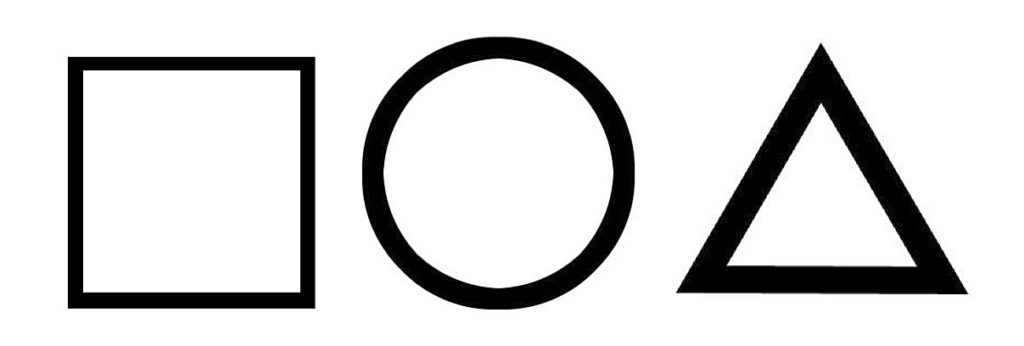
#> input picture Resources/figury.jpg, 1024 x 346 px, given in place of the camera
$ python project2.py
#> lines starting #> are read from the running program, lines starting #| are printed output that depends on the picture; after the words box and inside, x2 and y2 are one past the last pixel; in counts of white or black regions, pixels touching at a corner belong together
### stack.py
import cv2
import numpy as np


def stackImages(scale,imgArray):
    rows = len(imgArray)
    cols = len(imgArray[0])
    rowsAvailable = isinstance(imgArray[0], list)
    width = imgArray[0][0].shape[1]
    height = imgArray[0][0].shape[0]
    if rowsAvailable:
        for x in range ( 0, rows):
            for y in range(0, cols):
                if imgArray[x][y].shape[:2] == imgArray[0][0].shape [:2]:
                    imgArray[x][y] = cv2.resize(imgArray[x][y], (0, 0), None, scale, scale)
                else:
                    imgArray[x][y] = cv2.resize(imgArray[x][y], (imgArray[0][0].shape[1], imgArray[0][0].shape[0]), None, scale, scale)
                if len(imgArray[x][y].shape) == 2: imgArray[x][y]= cv2.cvtColor( imgArray[x][y], cv2.COLOR_GRAY2BGR)
        imageBlank = np.zeros((height, width, 3), np.uint8)
        hor = [imageBlank]*rows
        hor_con = [imageBlank]*rows
        for x in range(0, rows):
            hor[x] = np.hstack(imgArray[x])
        ver = np.vstack(hor)
    else:
        for x in range(0, rows):
            if imgArray[x].shape[:2] == imgArray[0].shape[:2]:
                imgArray[x] = cv2.resize(imgArray[x], (0, 0), None, scale, scale)
            else:
                imgArray[x] = cv2.resize(imgArray[x], (imgArray[0].shape[1], imgArray[0].shape[0]), None,scale, scale)
            if len(imgArray[x].shape) == 2: imgArray[x] = cv2.cvtColor(imgArray[x], cv2.COLOR_GRAY2BGR)
        hor= np.hstack(imgArray)
        ver = hor
    return ver

### project2.py
'''
detekcja dokumentow i wyswietlanie bez perspektywy
'''


import cv2
import numpy as np
from stack import stackImages


widthImg = 540
heightImg = 640
cap = cv2.VideoCapture(0)
cap.set(10, 150)


def preProcessing(img):
    imgGray = cv2.cvtColor(img, cv2.COLOR_BGR2GRAY)
    imgBlur = cv2.GaussianBlur(imgGray, (5, 5), 1)
    imgCanny = cv2.Canny(imgBlur, 200, 200)  # wyodrebnienie krawedzi na obrazie
    kernel = np.ones((5, 5))
    imgDial = cv2.dilate(imgCanny, kernel, iterations=2)  # pogrubienie krawedzi w celu polaczenia przypadkowo przerwanych krawedzi
    imgThres = cv2.erode(imgDial, kernel, iterations=1)  # pocienienie krawędzi
    return imgThres


def getContours(img):
    biggest = np.array([])
    maxArea = 0
    contours, hierarchy = cv2.findContours(img, cv2.RETR_EXTERNAL, cv2.CHAIN_APPROX_NONE)  # znajduje kontury w obrazie img, cv2.RETR_EXTERNAL - kontury ZEWNETRZNE, cv2.CHAIN_APPROX_NONE - bez aproksymacji, czyli wykorzystujemy wszystkie kontury
    for cnt in contours:
        area = cv2.contourArea(cnt)  # znalezienie obszaru zakreslonego konturami
        if area > 5000:
            # cv2.drawContours(imgContour, cnt, -1, (255, 0, 0), 3)
            peri = cv2.arcLength(cnt, True)  # wyznaczenie dlugosci krawedzi
            approx = cv2.approxPolyDP(cnt, 0.02 * peri, True)   # znalezienie narozników; True - znaczy ze szukamy krawędzi ktore sa zamknięte, nie otwarte
            if area > maxArea and len(approx) == 4:  # szukanie najwiekszego prostokatnego ksztaltu w obrazie
                biggest = approx
                maxArea = area
    cv2.drawContours(imgContour, biggest, -1, (255, 0, 0), 20)  # narysowanie konturu najwiekszego prostokatnego ksztaltu w obrazie
    return biggest


def reorder(myPoints):  # ustalenie kolejnosci wierzchołków wykrytego prostokąta tak by odpowiadała pts2 w funkcji getWarp
    myPoints = myPoints.reshape((4, 2))  # zmiana macierzy z 4x2x1 (czyli z [[[ , ]], [[ , ]], [[ , ]], [[ , ]]] na [[ , ], [ , ], [ , ], [ , ]] )
    myPointsNew = np.zeros((4, 1, 2), np.int32)  # utworzenie nowej macierzy dla wspolrzednych uporzadkowanych wierzcholkow
    add = myPoints.sum(1)  # sumuje wspolrzedne x i y kazdego punktu
    myPointsNew[0] = myPoints[np.argmin(add)]  # wyznaczenie punktu w lewym górnym rogu
    myPointsNew[3] = myPoints[np.argmax(add)]  # wyznaczenie punktu w prawym dolnym rogu
    diff = np.diff(myPoints, axis=1)  # diff oblicza roznice, (axis: 0=x, 1=y)
    myPointsNew[1] = myPoints[np.argmin(diff)]  # wyznaczenie punktu w prawym gornym rogu
    myPointsNew[2] = myPoints[np.argmax(diff)]  # wyznaczenie punktu w lewym dolnym rogu
    return myPointsNew


def getWarp(img, biggest):  # eliminowanie perspektywy
    biggest = reorder(biggest)  #
    pts1 = np.float32(biggest)  # puknty wierzcholkow wykrytego prostokąta
    pts2 = np.float32([[0, 0], [widthImg, 0], [0, heightImg], [widthImg, heightImg]])  # dokument ma miec wymiary okna
    matrix = cv2.getPerspectiveTransform(pts1, pts2)  # eliminowanie perspektywy
    imgOutput = cv2.warpPerspective(img, matrix, (widthImg, heightImg))

    imgCropped = imgOutput[20:imgOutput.shape[0] - 20, 20:imgOutput.shape[1] - 20]  # usunięcie 20 pixeli na obwodzie zeby usunac artefakty
    imgCropped = cv2.resize(imgCropped, (widthImg, heightImg))

    return imgCropped

while True:
    success, img = cap.read()
#> img is the input picture: shape (346, 1024, 3); min 0, max 255, mean 216.8
    img = cv2.resize(img, (widthImg, heightImg))
#> img: shape (640, 540, 3)
    imgContour = img.copy()

    imgThres = preProcessing(img)  # wyroznienie i poprawienie krawędzi
#> in preProcessing, `imgCanny = cv2.Canny(imgBlur, 200, 200)`:
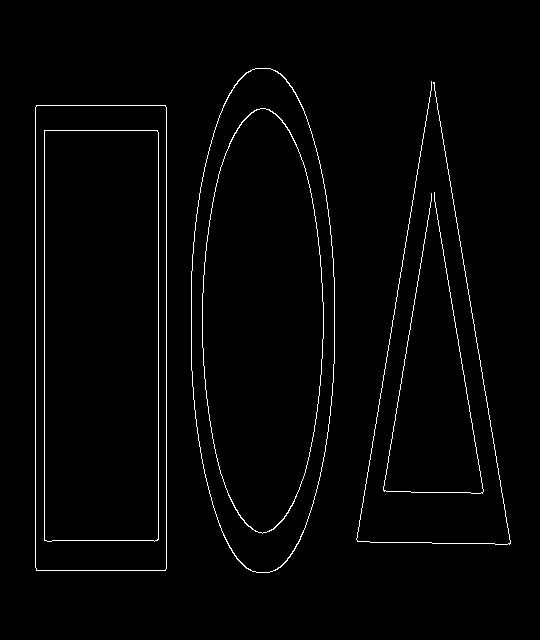
#> imgCanny: shape (640, 540); 1.8% white in thin lines or dots, all inside (x1, y1, x2, y2) = (35, 68, 511, 573)
#> in preProcessing, `imgDial = cv2.dilate(imgCanny, kernel, iterations=2)`:
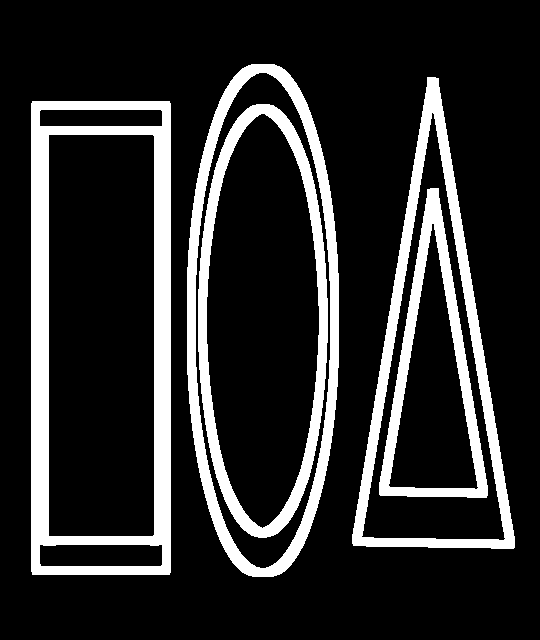
#> imgDial: shape (640, 540); 17% white; 5 white regions, box (x1, y1, x2, y2) and area: (31, 101, 171, 575) 19761, (187, 64, 339, 577) 11512, (352, 77, 515, 549) 10848, (198, 104, 328, 538) 9705, (379, 188, 488, 498) 7017
#> in preProcessing, `imgThres = cv2.erode(imgDial, kernel, iterations=1)`:
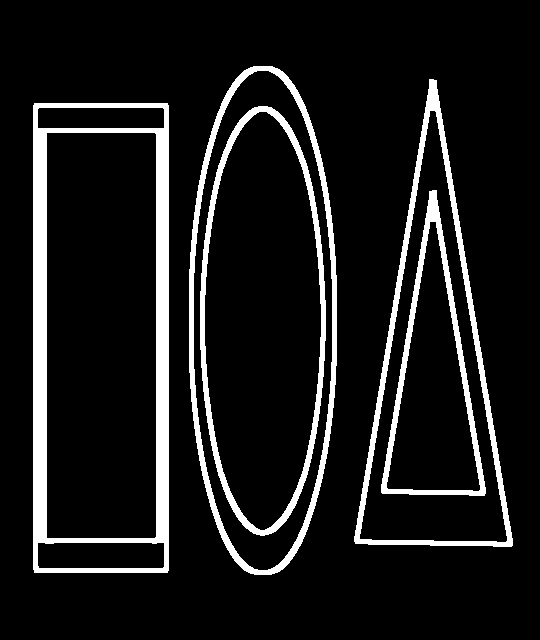
#> imgThres: shape (640, 540); 10.3% white; 5 white regions
    biggest = getContours(imgThres) # znalezienie i wyznaczenie konturów najwiekszego prostokąta na obrazie
#> in getContours, `contours, hierarchy = cv2.findContours(img, cv2.RETR_EXTERNAL, cv2.CHA..`: contours = 3 contours; box (x1, y1, x2, y2) and area: (33, 103, 169, 573) 63308, (189, 66, 337, 575) 60297, (354, 79, 513, 547) 38268
#> the loop in getContours, `for cnt in contours:` made 3 passes
#> (area, peri, biggest, maxArea) on pass 1: (63308, 1205.7, [[34, 103], [33, 569], [167, 572], [168, 105]], 63308)
#> (area, peri, approx) on pass 2: (38268.5, 1158, [[429, 79], [354, 541], [511, 546]])
#> after the loop in getContours, `for cnt in contours:`: maxArea = 63308
#> in getContours, `cv2.drawContours(imgContour, biggest, -1, (255, 0, 0), 20)`:
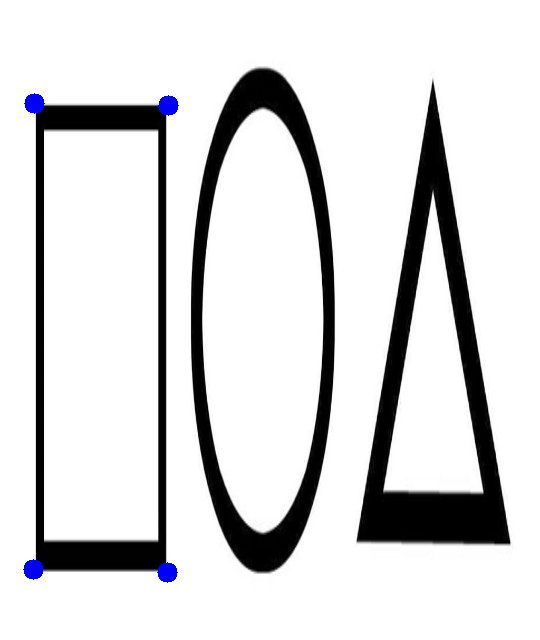
#> imgContour: shape (640, 540, 3); mean B, G, R 216.9, 216, 216
#> biggest = [[34, 103], [33, 569], [167, 572], [168, 105]]
    if biggest.size != 0:
        imgWarped = getWarp(img, biggest)   # wyeliminowanie perspektywy
#> in reorder, `add = myPoints.sum(1)`: add = [137, 602, 739, 273]
#> in reorder, `diff = np.diff(myPoints, axis=1)`: diff = [69, 536, 405, -63]
#> in getWarp, `biggest = reorder(biggest)`: biggest = [[34, 103], [168, 105], [33, 569], [167, 572]]
#> in getWarp, `matrix = cv2.getPerspectiveTransform(pts1, pts2)`: matrix = [[4.04, 0.00867, -138.3], [-0.0205, 1.37, -140.8], [1.6e-05, 6.87e-08, 1]]
#> in getWarp, `imgOutput = cv2.warpPerspective(img, matrix, (widthImg, heightImg))`:
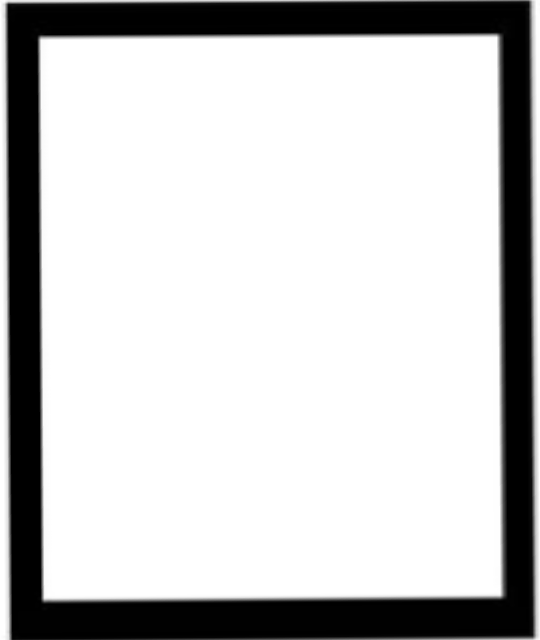
#> imgOutput: shape (640, 540, 3); min 0, max 255, mean 199.5
#> in getWarp, `imgCropped = imgOutput[20:imgOutput.shape[0] - 20, 20:imgOutput.shape[..`:
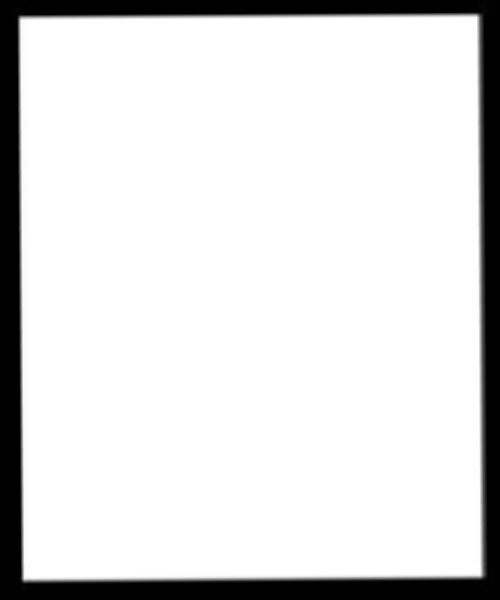
#> imgCropped: shape (600, 500, 3); min 0, max 255, mean 220.6
        imageArray = ([img,imgThres],
                  [imgContour,imgWarped])
        cv2.imshow("ImageWarped", imgWarped)
    else:
        imageArray = ([img, imgThres])  # zeby nie wywalilo bledu - przy braku prostokata na ekranie wyswietla tylko te obrazy


    stackedImages = stackImages(0.6, imageArray)
#> in stackImages, `rows = len(imgArray)`: rows = 2
#> in stackImages, `rowsAvailable = isinstance(imgArray[0], list)`: rowsAvailable = True
#> in stackImages, `hor = [imageBlank]*rows`: hor = 2 items
#> in stackImages, `ver = np.vstack(hor)`:
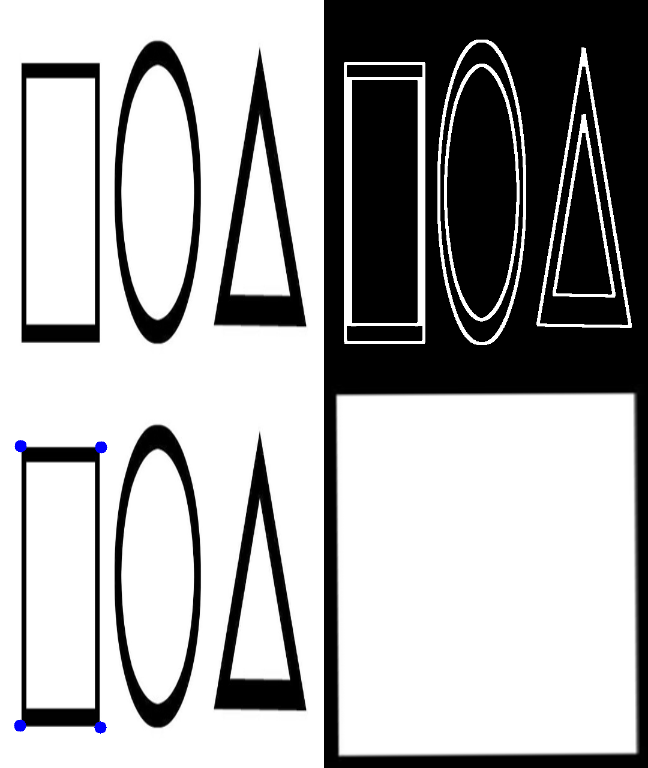
#> ver: shape (768, 648, 3); mean of channels 0, 1, 2 170.1, 169.9, 169.9; drawn as B, G, R
    cv2.imshow("WorkFlow", stackedImages)

    if cv2.waitKey(1) & 0xFF == ord('q'):  # zamykanie filmu przyciskiem q z klawiatury
#> (key q is pressed here)
        break

$ run again, on Resources/karty.jpg
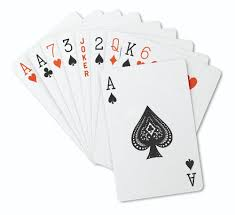
#> input picture Resources/karty.jpg, 235 x 215 px, given in place of the camera
#> img is the input picture: shape (215, 235, 3); mean B, G, R 238, 237.4, 237.2
#> img: shape (640, 540, 3)
#> in preProcessing, `imgCanny = cv2.Canny(imgBlur, 200, 200)`:
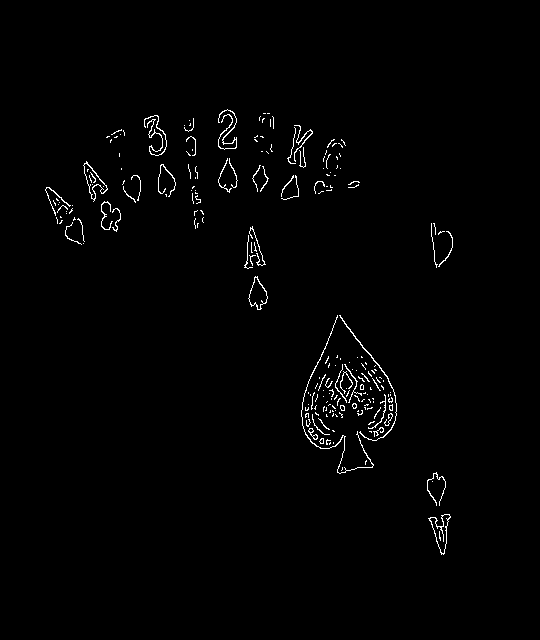
#> imgCanny: shape (640, 540); 1.2% white in thin lines or dots, all inside (x1, y1, x2, y2) = (45, 109, 453, 555)
#> imgDial: shape (640, 540); 9.2% white; 19 white regions, largest, box (x1, y1, x2, y2) and area: (297, 311, 401, 478) 10321, (214, 105, 242, 197) 2095, (140, 111, 180, 201) 2033
#> imgThres: shape (640, 540); 6.5% white; 21 white regions
#> contours = 21 contours; largest, box (x1, y1, x2, y2) and area: (299, 313, 399, 476) 9980, (216, 107, 240, 195) 1430, (142, 113, 178, 199) 1409, (81, 159, 123, 234) 1355, (242, 224, 270, 312) 1306
#> the loop in getContours, `for cnt in contours:` made 21 passes
#> (area, peri) on pass 3: (9980, 468.1)
#> after the loop in getContours, `for cnt in contours:`: biggest = empty array; maxArea = 0
#> `biggest = getContours(imgThres)`: biggest = empty array
#> rows = 2
#> cols = 640
#> rowsAvailable = False
#> after the loop in stackImages, `for x in range(0, rows):`: imgArray = 2 items
#> in stackImages, `hor= np.hstack(imgArray)`:
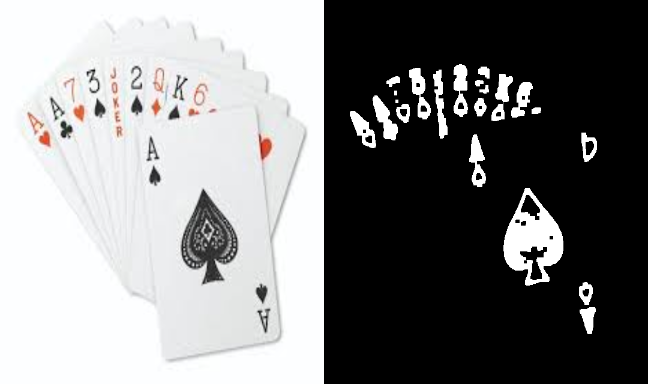
#> hor: shape (384, 648, 3); mean of channels 0, 1, 2 127.3, 127, 126.9; drawn as B, G, R

$ run again, on Resources/shapes.JPG
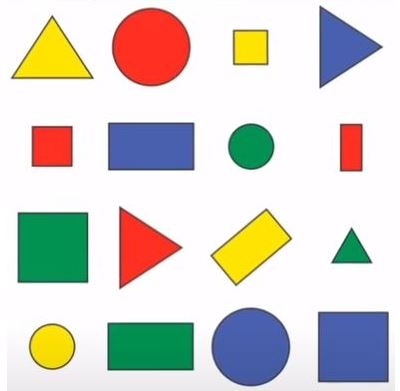
#> input picture Resources/shapes.JPG, 400 x 391 px, given in place of the camera
#> img is the input picture: shape (391, 400, 3); mean B, G, R 203.2, 210.2, 212.9
#> img: shape (640, 540, 3)
#> imgCanny: shape (640, 540); 2% white in thin lines or dots
#> imgDial: shape (640, 540); 15.9% white; 16 white regions, largest, box (x1, y1, x2, y2) and area: (280, 337, 399, 472) 5217, (11, 20, 130, 134) 4836, (281, 499, 396, 637) 4194
#> imgThres: shape (640, 540); 9.3% white; 16 white regions
#> contours = 16 contours; largest, box (x1, y1, x2, y2) and area: (21, 345, 122, 466) 11978, (427, 508, 527, 628) 11780, (283, 501, 394, 635) 11764, (149, 10, 260, 144) 11756, (142, 525, 264, 609) 9960
#> the loop in getContours, `for cnt in contours:` made 16 passes
#> (area, peri, biggest, maxArea) on passes 2, 3, 6: (9960.5, 403.9, [[143, 526], [143, 607], [263, 607], [262, 526]], 9960.5), (11779.5, 434.2, [[428, 508], [427, 626], [526, 627], [526, 509]], 11779.5), (11978, 435.3, [[22, 346], [22, 464], [120, 464], [120, 346]], 11978)
#> after the loop in getContours, `for cnt in contours:`: maxArea = 11978
#> in getContours, `cv2.drawContours(imgContour, biggest, -1, (255, 0, 0), 20)`:
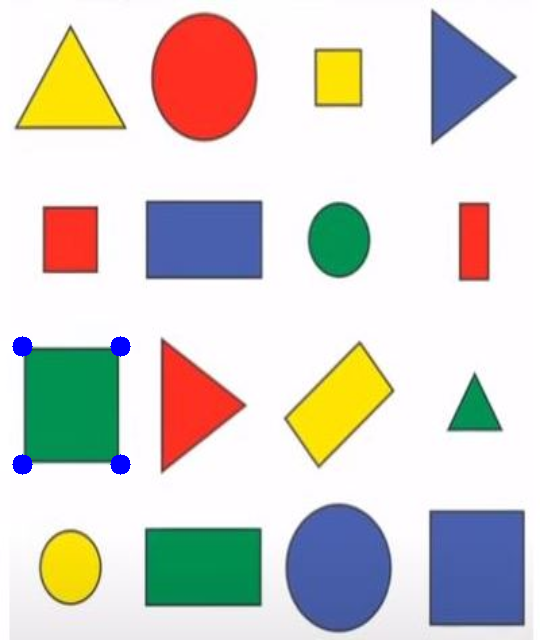
#> imgContour: shape (640, 540, 3); mean B, G, R 203.3, 209.3, 212.1
#> `biggest = getContours(imgThres)`: biggest = [[22, 346], [22, 464], [120, 464], [120, 346]]
#> add = [368, 486, 584, 466]
#> diff = [324, 442, 344, 226]
#> in getWarp, `biggest = reorder(biggest)`: biggest = [[22, 346], [120, 346], [22, 464], [120, 464]]
#> matrix = [[5.51, -3.18e-17, -121.2], [1.89e-15, 5.42, -1876.6], [3.63e-18, -5.58e-20, 1]]
#> rows = 2
#> rowsAvailable = True
#> hor = 2 items
#> in stackImages, `ver = np.vstack(hor)`:
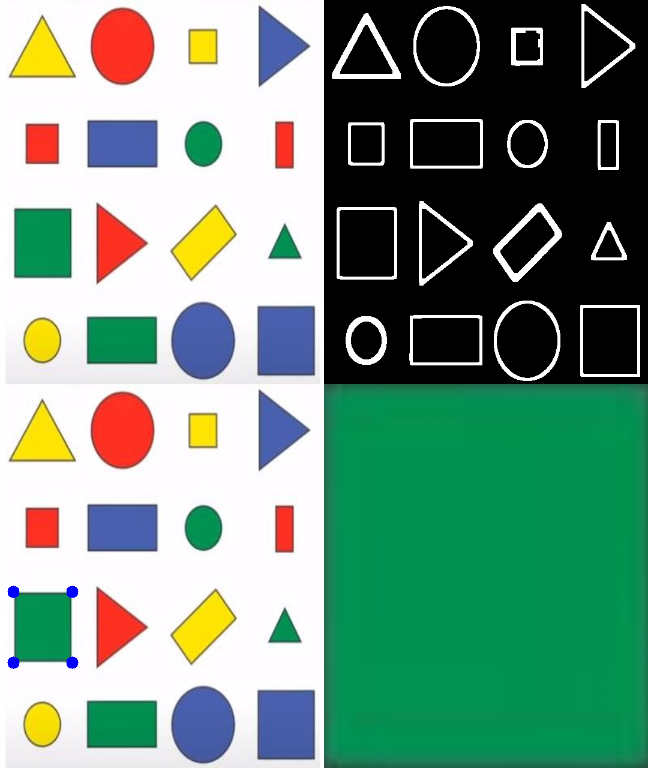
#> ver: shape (768, 648, 3); mean of channels 0, 1, 2 127.9, 146.4, 113.4; drawn as B, G, R
